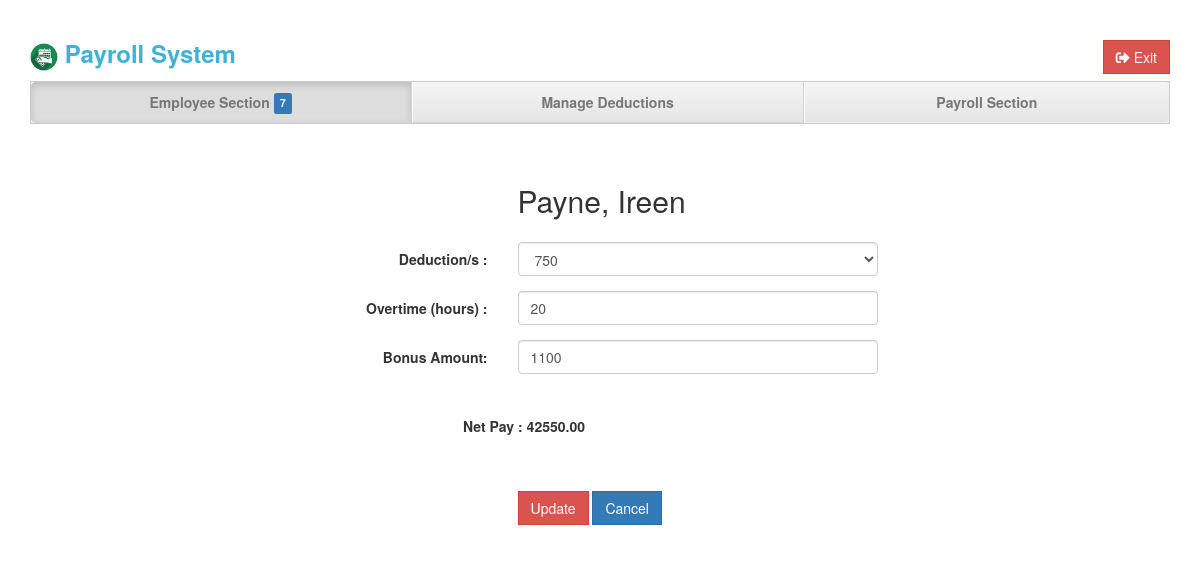
Screenshot of /view_account.php?emp_id=6 (signed in) with the database file from the repository.
### tables this page shows
CREATE TABLE `employee` (
  `emp_id` int(10) NOT NULL,
  `lname` varchar(20) NOT NULL,
  `fname` varchar(20) NOT NULL,
  `gender` varchar(6) NOT NULL,
  `emp_type` varchar(20) NOT NULL,
  `division` varchar(30) NOT NULL,
  `deduction` int(10) NOT NULL,
  `overtime` int(10) NOT NULL,
  `bonus` int(10) NOT NULL,
  `contact` varchar(50) NOT NULL,
  `address` varchar(255) NOT NULL,
  `email` varchar(255) NOT NULL
);

CREATE TABLE `overtime` (
  `ot_id` int(10) NOT NULL,
  `rate` int(10) NOT NULL,
  `none` int(2) NOT NULL
);

CREATE TABLE `salary` (
  `salary_id` int(10) NOT NULL,
  `salary_rate` int(10) NOT NULL,
  `none` int(10) NOT NULL
);

### view_account.php (the view, shortened to what this page needs)
<!DOCTYPE html>
<html lang="en">
  <head>
    <link href="assets/css/justified-nav.css" rel="stylesheet">
    <link href="assets/css/bootstrap.min.css" rel="stylesheet">
    <link rel="stylesheet" href="https://pro.fontawesome.com/releases/v5.10.0/css/all.css"/>
    <link href="assets/css/search.css" rel="stylesheet">
    <link rel="stylesheet" type="text/css" href="assets/css/dataTables.min.css">
  </head>
  <body>
    <div class="container">
      <div class="masthead">
        <h3>
        <b><a href="index.php" style="text-decoration:none; color:#3fb1d4;"><img src="assets/img.png" alt="lg" width="28px;"> Payroll System</a></b>
            <a data-toggle="modal" style="text-decoration:none; color:#3fb1d4;" href="#colins" class="pull-right"><b><button class="btn btn-danger" style="border-radius: 0%;"><i class="fas fa-sign-out-alt"></i> Exit</button></b></a>
        </h3>
        <nav>
          <ul class="nav nav-justified" style="border-radius:0%">
            <li class="active">
              <a href="home_employee.php">Employee Section <span class="label label-primary"><?php include 'total_count.php'?></span></a>
            </li>
            <li>
              <a href="home_deductions.php">Manage Deductions</a>
            </li>
            <li>
              <a href="home_salary.php">Payroll Section</a>
            </li>
          </ul>
        </nav>
      </div><br><br>
      <?php
        $id=$_REQUEST['emp_id'];
        $query = "SELECT * from employee where emp_id='".$id."'";
        $result = mysqli_query($connection,$query) or die ( mysqli_error($connection,));
        $query  = mysqli_query($connection,"SELECT * from overtime");
        while($row=mysqli_fetch_array($query))
        {
          $rate   = $row['rate'];
        }
        $query  = mysqli_query($connection,"SELECT * from salary");
        while($row=mysqli_fetch_array($query))
        {
          $salary   = $row['salary_rate'];
        }
        while ($row = mysqli_fetch_assoc($result))
        {
            $overtime     = $row['overtime'] * $rate;
            $bonus     = $row['bonus'];
            $deduction  = $row['deduction'];
            $income   = $overtime + $bonus + $salary;
            $netpay   = $income - $deduction;
          ?>
              <form class="form-horizontal" action="update_account.php" method="post" name="form">
                  <div class="form-group">
                    <label class="col-sm-5 control-label"></label>
                    <div class="col-sm-4">
                      <h2><?php echo $row['lname']; ?>, <?php echo $row['fname']; ?></h2>
                    </div>
                  </div>
                  <div class="form-group">
                    <label class="col-sm-5 control-label">Deduction/s  :</label>
                    <div class="col-sm-4">
                    <select name="deduction" class="form-control" required>
                      <option value=""><?php echo $row['deduction'];?></option>
                    </select>
                  </div>
                  </div>
                  <div class="form-group">
                    <label class="col-sm-5 control-label">Overtime (hours)  :</label>
                    <div class="col-sm-4">
                      <input type="number" name="overtime" class="form-control" value="<?php echo $row['overtime'];?>" required="required">
                    </div>
                  </div>
                  <div class="form-group">
                    <label class="col-sm-5 control-label">Bonus Amount:</label>
                    <div class="col-sm-4">
                      <input type="number" name="bonus" class="form-control" value="<?php echo $row['bonus'];?>" required="required">
                    </div>
                  </div><br>
                  <div class="form-group">
                    <label class="col-lg-6 control-label">Net Pay  : <?php echo $netpay;?>.00</label>
                  </div><br><br>
                  <div class="form-group">
                    <label class="col-sm-5 control-label"></label>
                    <div class="col-sm-4">
                      <input type="submit" name="submit" style="border-radius:0%" value="Update" class="btn btn-danger">
                      <a href="home_employee.php" style="border-radius:0%" class="btn btn-primary">Cancel</a>
                    </div>
                  </div>
              </form>
            <?php
          }
        ?>
    </div>
  </body>
</html>

### assets/css/justified-nav.css (style rules this page uses)
body { padding-top: 20px; }
.nav-justified { background-color: #eee; border: 1px solid #ccc; border-radius: 5px; }
.nav-justified > li > a { padding-top: 15px; padding-bottom: 15px; margin-bottom: 0; font-weight: bold; color: #777; text-align: center; background-color: #e5e5e5; background-image: -webkit-gradient(linear, left top, left bottom, from(#f5f5f5), to(#e5e5e5)); background-image: -webkit-linear-gradient(top, #f5f5f5 0%, #e5e5e5 100%); background-image: -o-linear-gradient(top, #f5f5f5 0%, #e5e5e5 100%); background-image: linear-gradient(to bottom, #f5f5f5 0%,#e5e5e5 100%); filter: progid:DXImageTransform.Microsoft.gradient( startColorstr='#f5f5f5', endColorstr='#e5e5e5',GradientType=0 ); background-repeat: repeat-x; border-bottom: 1px solid #d5d5d5; }
.nav-justified > .active > a, .nav-justified > .active > a:hover, .nav-justified > .active > a:focus { background-color: #ddd; background-image: none; -webkit-box-shadow: inset 0 3px 7px rgba(0,0,0,.15); box-shadow: inset 0 3px 7px rgba(0,0,0,.15); }
.nav-justified > li:first-child > a { border-radius: 5px 5px 0 0; }
.nav-justified > li:last-child > a { border-bottom: 0; border-radius: 0 0 5px 5px; }
@media (min-width: 768px) { .nav-justified { max-height: 52px; } }
@media (min-width: 768px) { .nav-justified > li > a { border-right: 1px solid #d5d5d5; border-left: 1px solid #fff; } }
@media (min-width: 768px) { .nav-justified > li:first-child > a { border-left: 0; border-radius: 5px 0 0 5px; } }
@media (min-width: 768px) { .nav-justified > li:last-child > a { border-right: 0; border-radius: 0 5px 5px 0; } }
@media screen and (min-width: 768px) { .masthead, .marketing, .footer { padding-right: 0; padding-left: 0; } }

### rows the page displays
employee: lname "Payne", fname "Ireen", deduction "750", overtime "20", bonus "1100", netpay "42550"

### other values shown
$rows "7"
